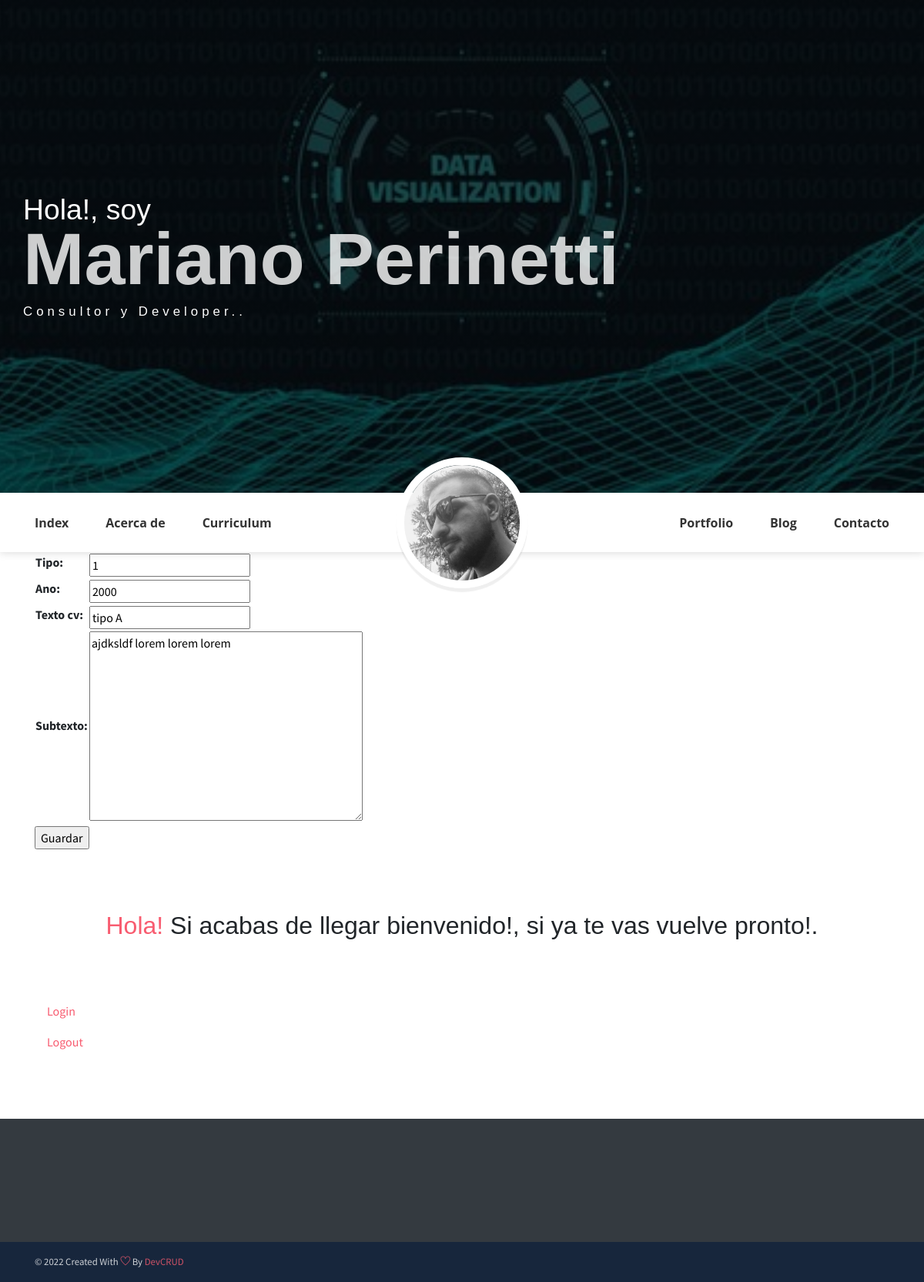
/editarcurriculum/1 (signed in), run on the app's committed database.
### miblogApp/models.py (models this page shows)
class Cv(models.Model):
    tipo=models.IntegerField()
    ano=models.IntegerField()
    texto_cv= models.CharField(max_length=60)
    subtexto= models.TextField()

### miblogApp/views.py (the view)
# urls.py: path('editarcurriculum/<int:pk>', EditarCv.as_view(), name="editarcurriculum"),
class EditarCv(LoginRequiredMixin, UpdateView):
    login_url = '/login/'
    redirect_field_name = 'redirect_to'
    model = Cv
    success_url = "/curriculum/list"
    template_name = "cv_form.html"
    fields = ["tipo","ano","texto_cv","subtexto"]

### miblogApp/templates/cv_form.html
{% extends "index.html" %}
{% load static %}
{% block content %}
<div class="container">
   <form action="" enctype="multipart/form-data" method="POST"> {% csrf_token %}
      <table>
      {{form.as_table}}
      </table>
      <input type="submit" value="Guardar">
</form>
</div>
{% endblock %}

### data on the page
Cv: tipo "1", ano "2000", texto_cv "tipo A", subtexto "ajdksldf lorem lorem lorem"
